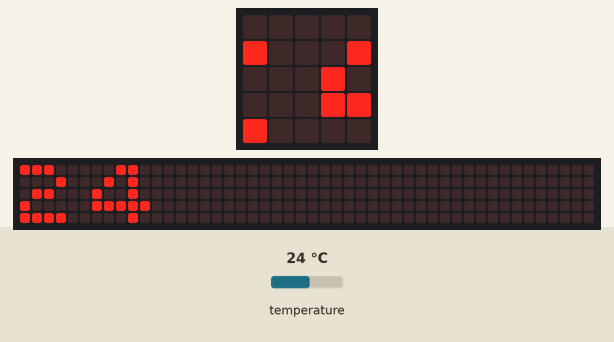
A program run on a simulated BBC micro:bit (MakeCode). On the bench: the board's 5×5 LED display, a strip that is not on the board, showing the scrolling text unrolled. The inputs (shaded band) are chosen by the test bench; at power-on: temperature 24 °C. The 48×5 strip is a reading aid, not a part: it shows the text the display is scrolling, unrolled, one strip-width of it at a time.

Above: at 1.27 s.
1.3 s: temperature set to 41 °C
At 5.8 s:
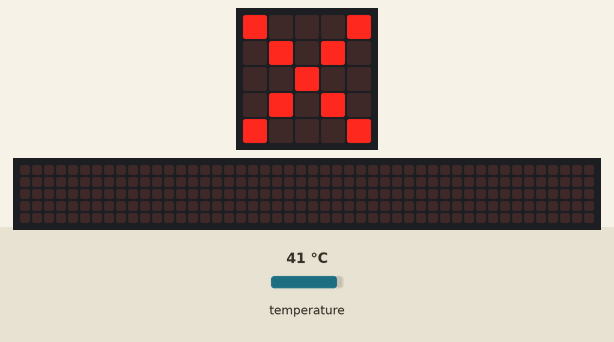
6.8 s: temperature set to 12 °C
At 11.8 s:
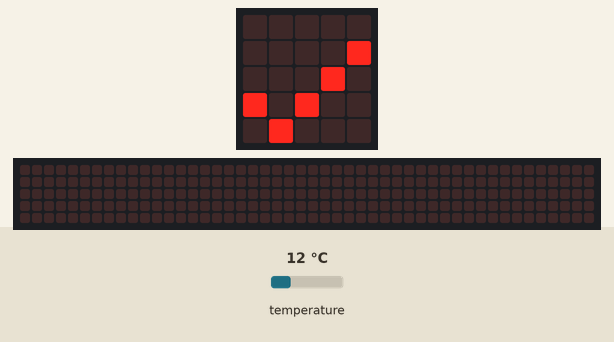
12.3 s: temperature set to 19 °C
At 18.07 s:
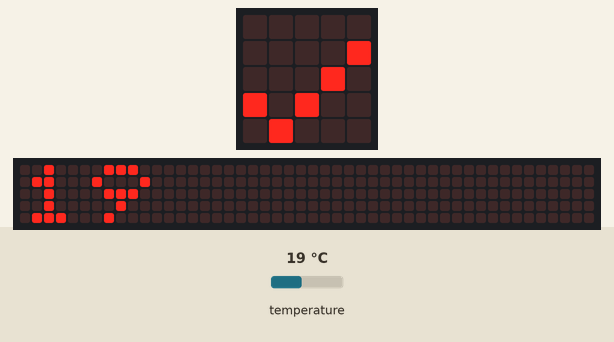

The program:

main.ts
```typescript
basic.forever(function () {
    basic.showNumber(input.temperature())
    while (input.temperature() > 34) {
        basic.showNumber(input.temperature())
        basic.showIcon(IconNames.No)
        basic.showNumber(input.temperature())
    }
    while (input.temperature() < 27) {
        basic.showNumber(input.temperature())
        basic.showIcon(IconNames.Yes)
        basic.showNumber(input.temperature())
    }
})
```

test.ts
```typescript
// aquí va el archivo "tests"; esto no se compilará cuando este paquete se utilice como una extensión.
```

Measured:
- what the display in image 1 shows lasts 0.6 s, from 5.4 s to 6.0 s
